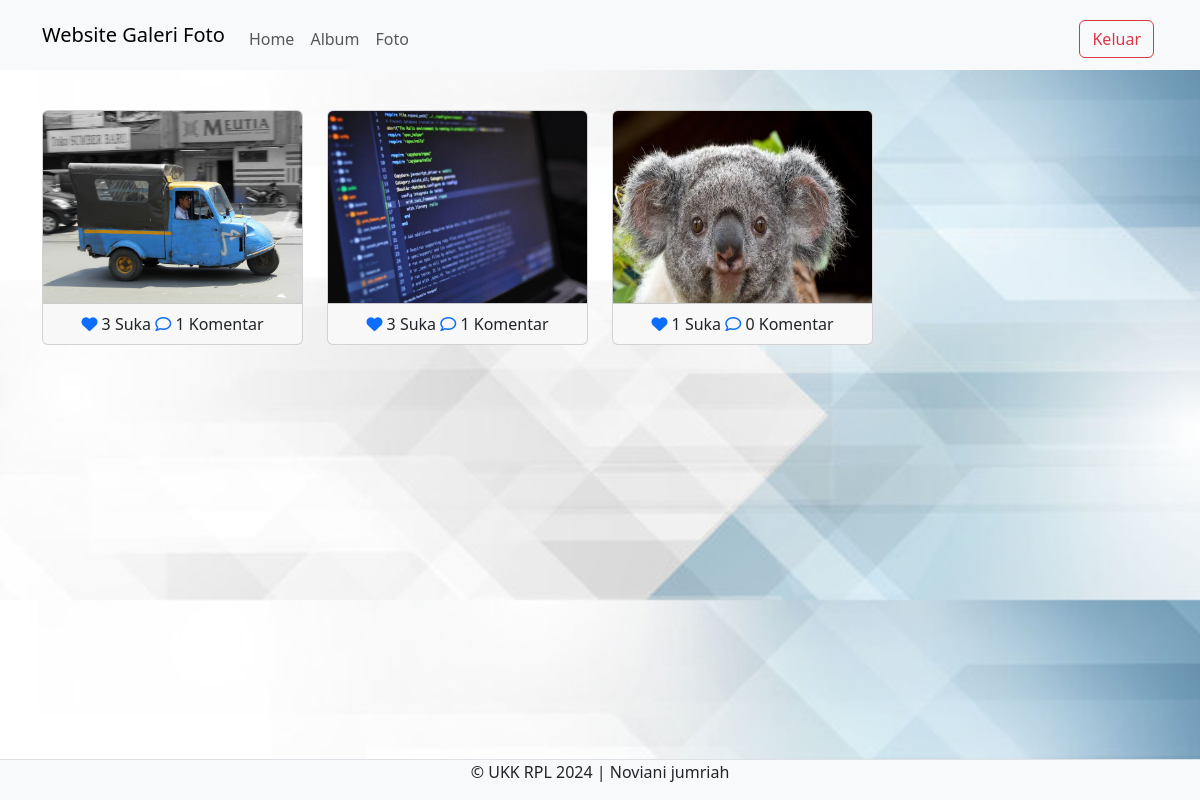
Page /admin/index.php (signed in) on the committed database.
### tables this page shows
CREATE TABLE `foto` (
  `fotoid` int(11) NOT NULL,
  `judulfoto` varchar(255) NOT NULL,
  `deskripsifoto` text NOT NULL,
  `tanggalunggah` date NOT NULL,
  `lokasifile` varchar(255) NOT NULL,
  `albumid` int(11) NOT NULL,
  `userid` int(11) NOT NULL
);

### admin/index.php (the view, shortened to what this page needs)
<?php
include '../config/koneksi.php';
$userid = $_SESSION['userid'];
?>
<!DOCTYPE html>
<html lang="en">
<head>
    <link rel="stylesheet" type="text/css" href="../assets/css/bootstrap.min.css">
    <link rel="stylesheet" href="https://cdnjs.cloudflare.com/ajax/libs/font-awesome/6.6.0/css/all.min.css" />
</head>
<body class="bg-image">
    <nav class="navbar navbar-expand-lg bg-body-tertiary">
        <div class="container">
            <a class="navbar-brand" href="index.php">Website Galeri Foto</a>
            <div class="collapse navbar-collapse mt-2" id="navbarNavAltMarkup">
                <div class="navbar-nav me-auto">
                    <a href="home.php" class="nav-link">Home</a>
                    <a href="album.php" class="nav-link">Album</a>
                    <a href="foto.php" class="nav-link">Foto</a>
                </div>
                <a href="../config/aksi_logout.php" class="btn btn-outline-danger m-1">Keluar</a>
            </div>
        </div>
    </nav>
    <div class="container mt-3">
        <div class="row">
            <?php
            $query = mysqli_query($koneksi, "SELECT * FROM foto INNER JOIN user ON foto.userid=user.userid INNER JOIN album ON foto.albumid=album.albumid");
            while ($data = mysqli_fetch_array($query)) {
            ?>
                <div class="col-md-3">
                    <a type="button" data-bs-toggle="modal" data-bs-target="#komentar<?php echo $data['fotoid'] ?>">
                        <div class="card mb-2">
                            <img style="height: 12rem;" src="../assets/img/<?php echo $data['lokasifile'] ?>" class="card-img-top" title="<?php echo $data['judulfoto'] ?>">
                            <div class="card-footer text-center">
                                <?php
                                $fotoid = $data['fotoid'];
                                $ceksuka = mysqli_query($koneksi, "SELECT * FROM likefoto WHERE fotoid='$fotoid' AND userid='$userid'");
                                if (mysqli_num_rows($ceksuka) == 1) { ?>
                                    <a href="../config/proses_like.php?fotoid=<?php echo $data['fotoid'] ?>" type="submit" name="batalsuka"><i class="fa fa-heart"></i></a>
                                <?php } else { ?>
                                    <a href="../config/proses_like.php?fotoid=<?php echo $data['fotoid'] ?>" type="submit" name="suka"><i class="fa-regular fa-heart"></i></a>
                                <?php }
                                $like = mysqli_query($koneksi, "SELECT * FROM likefoto WHERE fotoid='$fotoid'");
                                echo mysqli_num_rows($like) . ' Suka';
                                ?>
                                <a href="#" type="button" data-bs-toggle="modal" data-bs-target="#komentar<?php echo $data['fotoid'] ?>"><i class="fa-regular fa-comment"></i></a>
                                <?php
                                $jmlkomen = mysqli_query($koneksi, "SELECT * FROM komentarfoto WHERE fotoid='$fotoid'");
                                echo mysqli_num_rows($jmlkomen).' Komentar';
                                ?>
                            </div>
                        </div>
                    </a>
                </div>
            <?php } ?>
        </div>
    </div>
    <footer class="d-flex justify-content-center border-top mt-3 bg-light fixed-bottom">
		<p>&copy; UKK RPL 2024 | Noviani jumriah </p>
	</footer>
</body>
</html>

### admin/index.php (style rules this page uses)
body { background-image: url('../assets/img/bg.jpg'); background-size: cover; }

### rows in the picture
foto: lokasifile+judulfoto (picture), mysqli_num_rows($like) "3", mysqli_num_rows($jmlkomen) "1"
foto: lokasifile (picture), mysqli_num_rows($like) "3", mysqli_num_rows($jmlkomen) "1"
foto: lokasifile+judulfoto (picture), mysqli_num_rows($like) "1", mysqli_num_rows($jmlkomen) "0"
